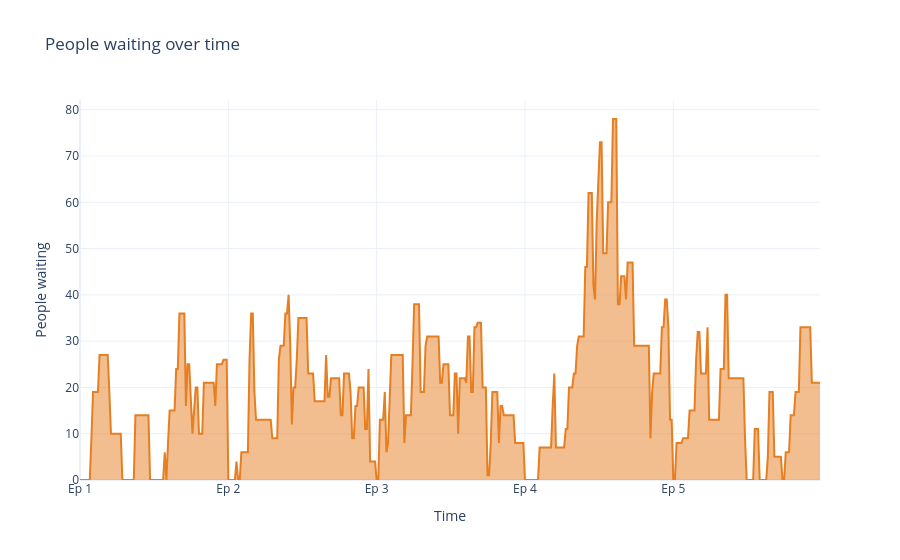

The cell this chart's notebook holds for it:
### Code cell
fig = viz.graficar_perfil_espera(corrida_C)
fig.write_html(str(OUT_COMPARACION / "perfil_espera_C.html"))
fig.show()

### Figure 1 — Plotly figure (JSON) as saved in the notebook; plotly's stock layout.template omitted (floating-point values rounded to 4 significant figures; data arrays with more than 128 entries replaced by an {"elided": "..."} marker saying what was removed)
{"data": [{"customdata": {"elided": "455 str values"}, "fill": "tozeroy", "hovertemplate": "%{customdata}<br>waiting: %{y}<extra></extra>", "line": {"color": "#e67e22", "width": 2}, "mode": "lines", "name": "waiting", "type": "scatter", "x": {"elided": "455 int values"}, "y": {"elided": "455 int values"}}], "layout": {"title": {"text": "People waiting over time"}, "xaxis": {"tickmode": "array", "ticktext": ["Ep 1", "Ep 2", "Ep 3", "Ep 4", "Ep 5"], "tickvals": [0, 91, 182, 273, 364], "title": {"text": "Time"}}, "yaxis": {"title": {"text": "People waiting"}}}}
